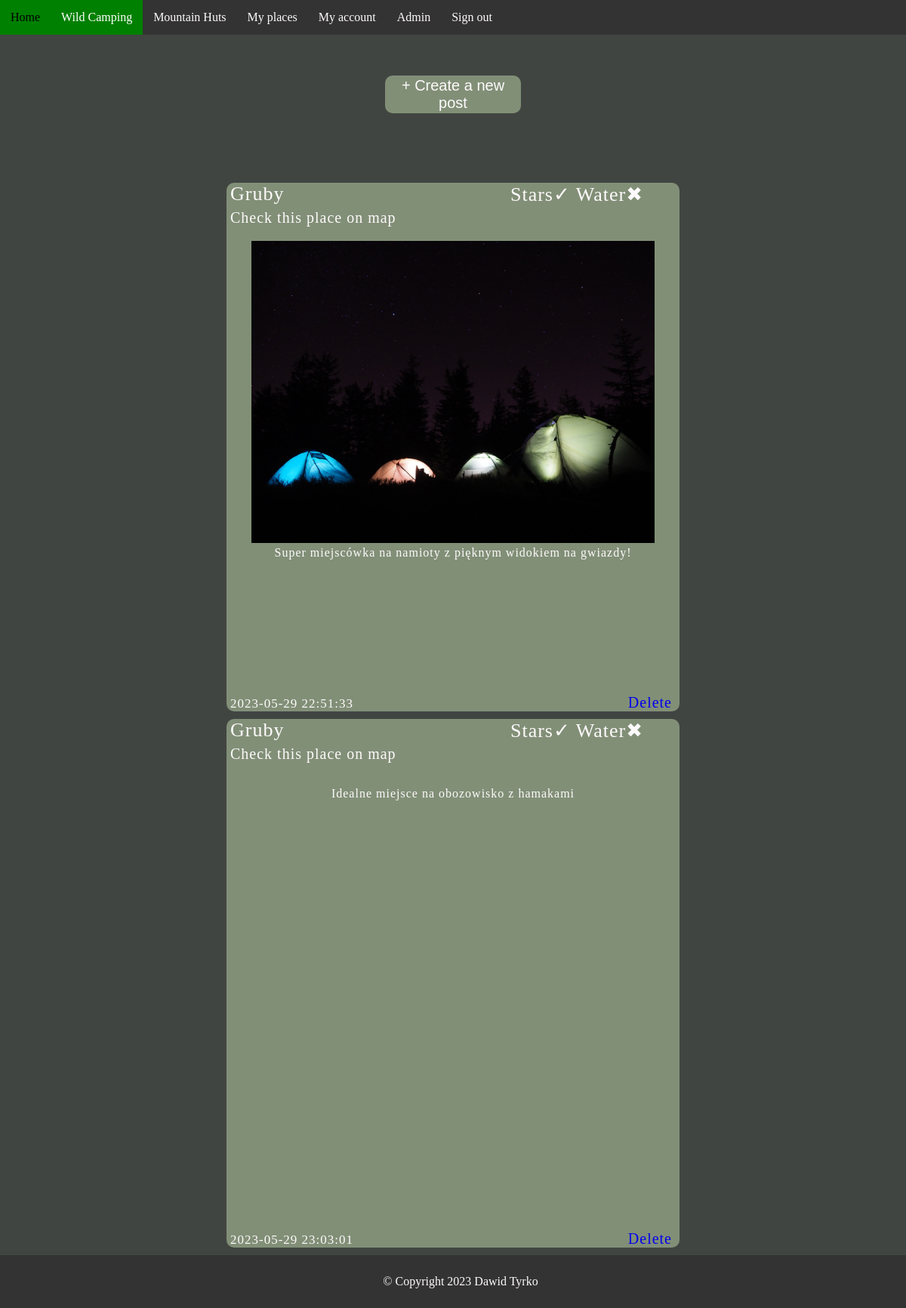
The app's page /wildForumPage/forum.php (signed in) with its own data.
### tables this page shows
CREATE TABLE `post` (
  `idPost` int(11) NOT NULL,
  `latitude` varchar(30) DEFAULT NULL,
  `longitude` varchar(30) DEFAULT NULL,
  `stars` tinyint(1) DEFAULT NULL,
  `water` tinyint(1) DEFAULT NULL,
  `description` longtext DEFAULT NULL,
  `idImage` int(11) DEFAULT NULL,
  `idUser` int(11) DEFAULT NULL,
  `idCategory` int(11) DEFAULT NULL,
  `idHut` int(11) DEFAULT NULL,
  `dateAdded` datetime DEFAULT NULL
);

CREATE TABLE `users` (
  `idUser` int(11) NOT NULL,
  `user` varchar(50) DEFAULT NULL,
  `pass` varchar(255) DEFAULT NULL,
  `firstName` varchar(20) DEFAULT NULL,
  `lastName` varchar(20) DEFAULT NULL,
  `email` varchar(60) DEFAULT NULL,
  `active` tinyint(4) NOT NULL DEFAULT 1
);

CREATE TABLE `image` (
  `idImage` int(11) NOT NULL,
  `filename` varchar(70) DEFAULT NULL,
  `idUser` int(11) DEFAULT NULL
);

### wildForumPage/forum.php (the view, shortened to what this page needs)
<?php
require_once "../loginPage/connection.php";
?>
<!DOCTYPE html>
<html lang="en">
<head>
    <link rel="stylesheet" href="forum.css">
</head>
<body>
    <nav id="navbar">
        <a href="../MainPage/index.php" >Home</a>
        <a href="#createPostDiv" class="active">Wild Camping</a>
        <a href="../MountainHutPage/huts.php">Mountain Huts</a>
        <a href="../MainPage/myPLaces.php">My places</a>
        <a href="../MyAccount/account.php">My account</a>
        <?php if(($_SESSION['admin'])==1) echo "<a href='../MyAccount/admin.php'>Admin</a> ";?>
        <a href="../MainPage/logout.php">Sign out</a>
    </nav>
   <br><br><br>
   <button id="createPostDiv">
   <a style="width:180px;" href="create.php" id="createLink">+ Create a new post
   </button>
<br><br><br><br>
<?php
    $forumQuery = "SELECT post.idPost as postId, latitude,longitude,stars,water,users.user as userName,
    description,image.filename as image, dateAdded FROM post
    JOIN image ON image.idImage = post.idImage
    JOIN users ON users.idUser = post.idUser";
    $forumResult = $conn->prepare($forumQuery);
    $forumResult->execute();
    $data = $forumResult->fetchAll();
    foreach($data as $d){
        $stars = $d['stars'];
        $water = $d['water'];
        $coords = $d['latitude'].','.$d['longitude'];
        $image = $d['image'];
        $description = $d['description'];
        $dateAdd = $d['dateAdded'];
        $user = $d['userName'];
        $postId = $d['postId'];
        echo "<div class='postContainer'>";
        echo "<div class='user'>";
        echo $user;
        echo "</div>";
        echo "<div class='starsWater'>";
        if($stars==1)echo ' Stars'.'&#10003;'.' ';else echo ' Stars'.'&#10006;'.' ';
        if($water==1)echo ' Water'.'&#10003;'.' ';else echo ' Water'.'&#10006;'.' ';
        echo "</div>";
        echo "<div class='postLink'>";
        echo "<a href='https://mapa-turystyczna.pl/coords/$coords'>Check this place on map</a>";
        echo "</div>";
        echo "<br><br><br><br>";
        echo "<div >";
        echo "<img src='Images/$image' alt='' class='imageClass' >";
        echo "</div>";
        echo "<div class='descriptionPost'>";
        echo $description."<br>";
        echo "</div>";
        echo "<div class='date'>";
        echo $dateAdd;
        echo "</div>";
        if(($_SESSION['admin'])==1) echo "<a class='deleteBtn' href='../MainPage/deleteWild.php?idWild=$postId'>Delete</a>";
        echo "</div>";
    }
?>
<footer style="width:100%;position:relative;">
    <p>&copy; Copyright 2023 Dawid Tyrko</p>
</footer>
</body>
</html>

### wildForumPage/forum.css (style rules this page uses)
footer { bottom: 0; height: 50px; width: 100%; background-color: #333; margin: auto; text-align: center; padding: 10px; color: #FEFAFB; }
body { background-color: #414541; margin: 0; text-align: center; }
#navbar { overflow: hidden; background-color: #333; }
#navbar a { float: left; display: block; color: #FEFAFB; text-align: center; padding: 14px; text-decoration: none; }
#navbar a.active { background-color: green; color: white; }
#createPostDiv { display: flex; background-color: #818F77; width: 180px; height: 50px; margin-left: auto; margin-right: auto; text-align: center; align-items: center; justify-content: center; color: #FEFAFB; border-radius: 10px; border: none; }
#createLink { text-decoration: none; color: #FEFAFB; font-size: 20px; }
::placeholder { color: #FEFAFB; }
.deleteBtn { font-size: 20px; position: absolute; right: 10px; bottom: 0; text-decoration: none; transition: all 0.2s ease-in-out; }

### wildForumPage/forum.php (style rules this page uses)
body { overflow-x:hidden; padding:0px; }
.postContainer { width: 600px; height: 700px; background-color: #818F77; margin-left: auto; margin-right: auto; position: relative; letter-spacing: 1px; border-radius:10px; margin-bottom:10px; }
.user { margin-left:5px; float:left; font-size:26px; color:#FEFAFB; }
.starsWater { position: absolute; right:8%; font-size:26px; color:#FEFAFB; }
.postLink { position: absolute; top:35px; left:5px; font-size:20px; }
.date { position: absolute; left:5px; color:#FEFAFB; bottom:0; font-size:17px; }
.postLink a { text-decoration:none; color:#FEFAFB; transition: all 0.2s ease-in-out; }
.imageClass { max-width:600px; max-height:400px; width:auto; height:auto; }
.descriptionPost { color:#FEFAFB; }

### records on screen
post: idUser.user "Gruby", stars "Stars", water "Water", idImage.filename (picture), description "Super miejscówka na namioty z pięknym widokiem na gwiazdy!", dateAdded "2023-05-29 22:51:33"
post: idUser.user "Gruby", stars "Stars", water "Water", description "Idealne miejsce na obozowisko z hamakami", dateAdded "2023-05-29 23:03:01"
